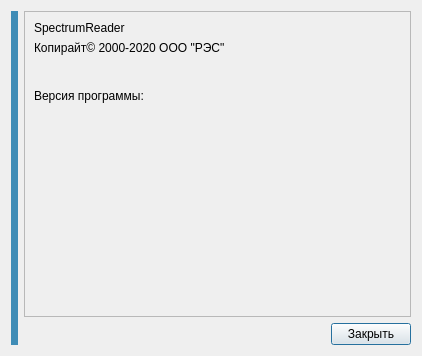
<?xml version="1.0" encoding="UTF-8"?>
<ui version="4.0">
 <class>about_dialog</class>
 <widget class="QDialog" name="about_dialog">
  <property name="geometry">
   <rect>
    <x>0</x>
    <y>0</y>
    <width>422</width>
    <height>356</height>
   </rect>
  </property>
  <property name="sizePolicy">
   <sizepolicy hsizetype="Preferred" vsizetype="Preferred">
    <horstretch>0</horstretch>
    <verstretch>0</verstretch>
   </sizepolicy>
  </property>
  <property name="minimumSize">
   <size>
    <width>0</width>
    <height>0</height>
   </size>
  </property>
  <property name="maximumSize">
   <size>
    <width>99999</width>
    <height>99999</height>
   </size>
  </property>
  <property name="windowTitle">
   <string>О программе clb_autocalibration</string>
  </property>
  <property name="windowIcon">
   <iconset resource="../../irspy/qt/resources/icons.qrc">
    <normaloff>:/icons/icons/graph_2.png</normaloff>:/icons/icons/graph_2.png</iconset>
  </property>
  <layout class="QHBoxLayout" name="horizontalLayout_2">
   <item>
    <widget class="QLabel" name="label">
     <property name="sizePolicy">
      <sizepolicy hsizetype="Preferred" vsizetype="Preferred">
       <horstretch>0</horstretch>
       <verstretch>0</verstretch>
      </sizepolicy>
     </property>
     <property name="styleSheet">
      <string notr="true">background-color:#3f8cb6;</string>
     </property>
     <property name="text">
      <string/>
     </property>
     <property name="pixmap">
      <pixmap resource="../../irspy/qt/resources/icons.qrc">:/images/images/just_for_fun.png</pixmap>
     </property>
    </widget>
   </item>
   <item>
    <layout class="QVBoxLayout" name="verticalLayout">
     <item>
      <widget class="QFrame" name="frame">
       <property name="sizePolicy">
        <sizepolicy hsizetype="Preferred" vsizetype="Expanding">
         <horstretch>0</horstretch>
         <verstretch>0</verstretch>
        </sizepolicy>
       </property>
       <property name="frameShape">
        <enum>QFrame::StyledPanel</enum>
       </property>
       <property name="frameShadow">
        <enum>QFrame::Plain</enum>
       </property>
       <layout class="QGridLayout" name="gridLayout">
        <item row="1" column="0">
         <widget class="QLabel" name="label_2">
          <property name="sizePolicy">
           <sizepolicy hsizetype="Preferred" vsizetype="Preferred">
            <horstretch>0</horstretch>
            <verstretch>0</verstretch>
           </sizepolicy>
          </property>
          <property name="text">
           <string>Копирайт© 2000-2020 ООО &quot;РЭС&quot;

</string>
          </property>
          <property name="alignment">
           <set>Qt::AlignLeading|Qt::AlignLeft|Qt::AlignTop</set>
          </property>
          <property name="wordWrap">
           <bool>true</bool>
          </property>
         </widget>
        </item>
        <item row="2" column="0">
         <widget class="QLabel" name="version_label">
          <property name="sizePolicy">
           <sizepolicy hsizetype="Preferred" vsizetype="Expanding">
            <horstretch>0</horstretch>
            <verstretch>0</verstretch>
           </sizepolicy>
          </property>
          <property name="text">
           <string>Версия программы: </string>
          </property>
          <property name="alignment">
           <set>Qt::AlignLeading|Qt::AlignLeft|Qt::AlignTop</set>
          </property>
         </widget>
        </item>
        <item row="0" column="0">
         <widget class="QLabel" name="label_3">
          <property name="text">
           <string>SpectrumReader</string>
          </property>
         </widget>
        </item>
       </layout>
      </widget>
     </item>
     <item>
      <layout class="QHBoxLayout" name="horizontalLayout">
       <item>
        <spacer name="horizontalSpacer">
         <property name="orientation">
          <enum>Qt::Horizontal</enum>
         </property>
         <property name="sizeHint" stdset="0">
          <size>
           <width>40</width>
           <height>20</height>
          </size>
         </property>
        </spacer>
       </item>
       <item>
        <widget class="QPushButton" name="close_button">
         <property name="text">
          <string>Закрыть</string>
         </property>
        </widget>
       </item>
      </layout>
     </item>
    </layout>
   </item>
  </layout>
 </widget>
 <resources>
  <include location="../../irspy/qt/resources/icons.qrc"/>
 </resources>
 <connections/>
</ui>
